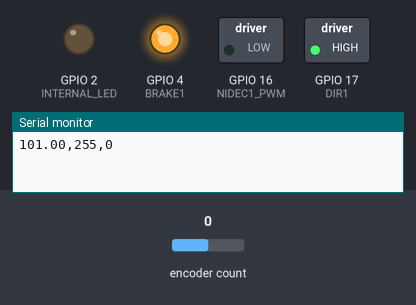
The sketch below on a simulated ESP32. Parts: switched loads named in the sketch (green lamp = pin HIGH), output pins drawn as LEDs (lit = HIGH), the last lines printed to the serial monitor. Inputs (shaded band) come from the test bench; at power-on: encoder count 0.

Above: at 0.2 s.
At 10.2 s:
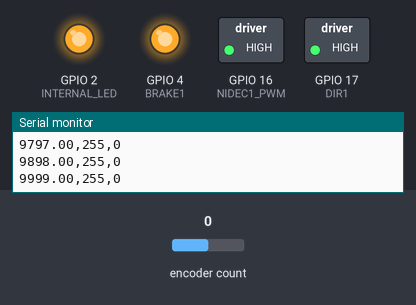
Timing chart, 0 to 11.7 s (numbered marks = the images above):
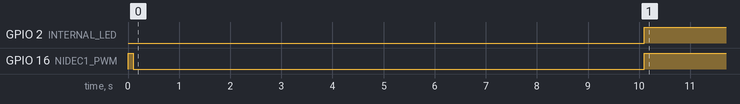

The sketch:

SpeedCtrlMotorBIA.ino
```cpp
// (licence header left out)
// I2C libray communication
#include <Wire.h>

// ENCODER library based on the built in counter hardware
#include <ESP32Encoder.h>

// ESP32 BLUE LED pin
#define INTERNAL_LED 2

// NIDEC PWM config
#define NIDEC_TIMER_BIT   8
#define NIDEC_BASE_FREQ   20000

// NIDEC pins: Reaction Wheel Motor
#define BRAKE1             4 //Yellow wire (Start/Stop)
#define NIDEC1_PWM        16 //Write wire  (PWM)
#define DIR1              17 //Green wire  (Forward/Reverse)
#define ENCA_1            18 //Brown wire  (Signal A)
#define ENCB_1            19 //Orange      (Signal B)
#define NIDEC1_PWM_CH      1

// Encoder var
ESP32Encoder NIDEC1_ENC;

// Global Control vars
//    dwheel       wheel
int   error_int = 0;
float Ts = 0.1, experimentT = 10.0, currentT = 0.0, previousT = 0.0;      // Elapsed time in loop() function

// MAIN SETUP
void setup() { // put your setup code here, to run once:
  Wire.begin();
  Serial.begin(115200);                   // make sure your Serial Monitor is also set at this baud rate.

  NIDECsetup();

  pinMode(INTERNAL_LED,OUTPUT);

  currentT = millis();
}

// MAIN LOOP
void loop() {// put your main code here, to run repeatedly:

  currentT = millis();

  if ((currentT - previousT)/1000.0 >= Ts) {
    previousT = currentT;

    if (currentT/1000.0 < experimentT){

      digitalWrite(BRAKE1, HIGH);

      // 1: constant reference
      int set_point = 300; // speed desired
      // // multi-step reference signal

      // if (currentT/1000.0 >= experimentT/3 && currentT/1000.0 < 2*experimentT/3 ){
      // set_point = 600;
      // }
      // else if (currentT/1000.0 >= 2*experimentT/3){
      // set_point = 900;
      // }

      // 2: reading speed sensor
      int wheel_speed = NIDEC1_ENC.getCount(); //reaction wheel speed
      NIDEC1_ENC.clearCount();

      // 3a - CL  Proportional (P) control
      // int error = set_point - wheel_speed;
      // int pwm = constrain(10 * error, -255, 255);

      // // 3b - CL Proportional Integral (PI) control
      int error = set_point - wheel_speed;
      error_int += error*Ts;
      int pwm = constrain(1 * error + 1 * error_int, -255, 255);

      // 4 - motor command
      MOTOR1cmd(pwm);

      // 5 - Print outputs
      Serial.print(currentT);
      Serial.print(",");
      Serial.print(pwm);
      Serial.print(",");
      Serial.println(wheel_speed);

    } else {
      digitalWrite(INTERNAL_LED,HIGH);
      MOTOR1cmd(0);      // stop reaction wheel
    }
  }

}


void NIDECsetup(){
  pinMode(BRAKE1, OUTPUT);
  digitalWrite(BRAKE1, HIGH);

  pinMode(DIR1, OUTPUT);
  ledcSetup(NIDEC1_PWM_CH, NIDEC_BASE_FREQ, NIDEC_TIMER_BIT);
  ledcAttachPin(NIDEC1_PWM, NIDEC1_PWM_CH);
  MOTOR1cmd(0);

  // Encoder setup
  ESP32Encoder::useInternalWeakPullResistors = puType::up;
	NIDEC1_ENC.attachFullQuad(ENCA_1, ENCB_1);
  NIDEC1_ENC.clearCount();

}

// NIDEC functions
void MOTOR1cmd(int sp) {
  if (sp < 0) {
    digitalWrite(DIR1, LOW);
    sp = -sp;
  } else {
    digitalWrite(DIR1, HIGH);
  }
  ledcWrite(NIDEC1_PWM_CH, int(sp > 255 ? 255 : 255 - sp));
}
```

Measured:
- by itself, GPIO 2 (INTERNAL_LED): LOW → HIGH at 10.1 s
- by itself, GPIO 16 (NIDEC1_PWM): HIGH → LOW at 0.10 s, → HIGH 10.0 s later
